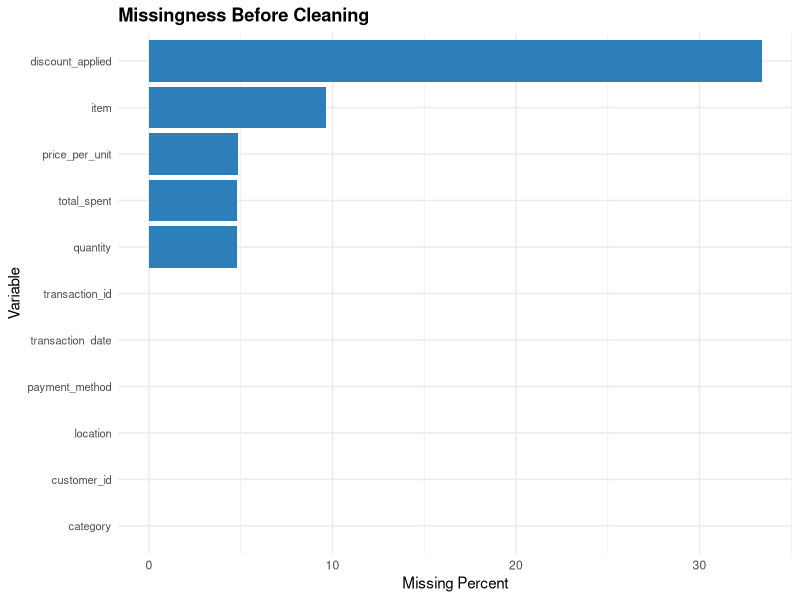
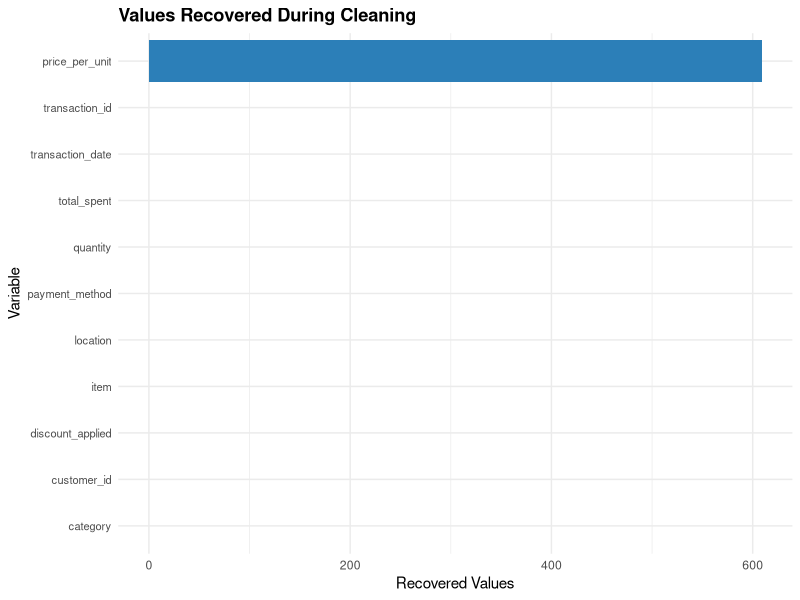
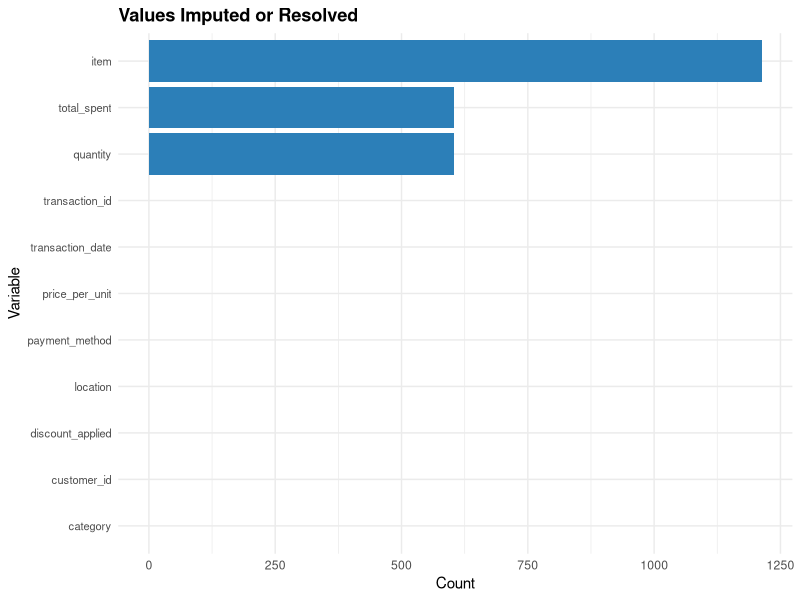
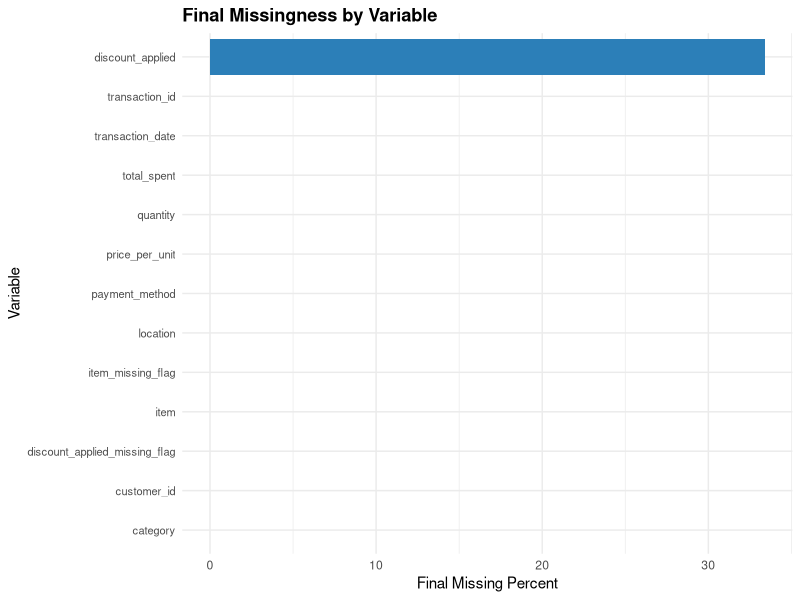
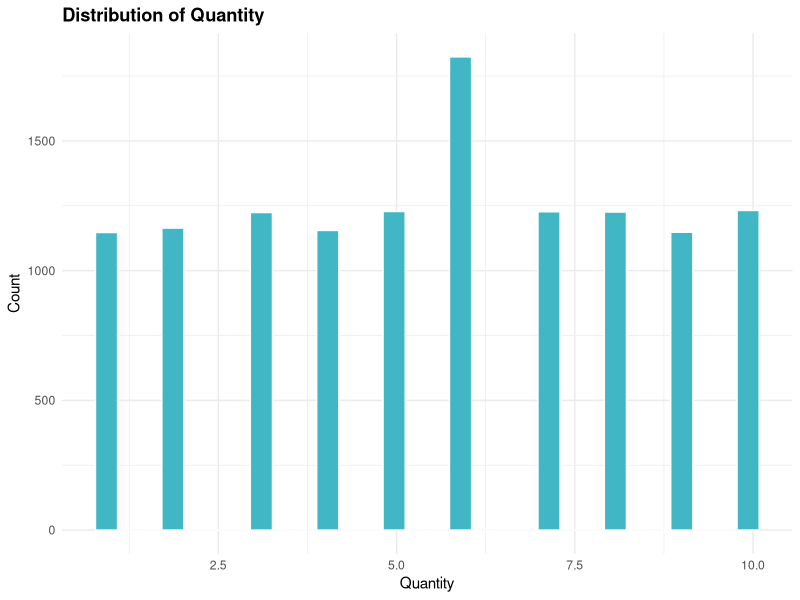
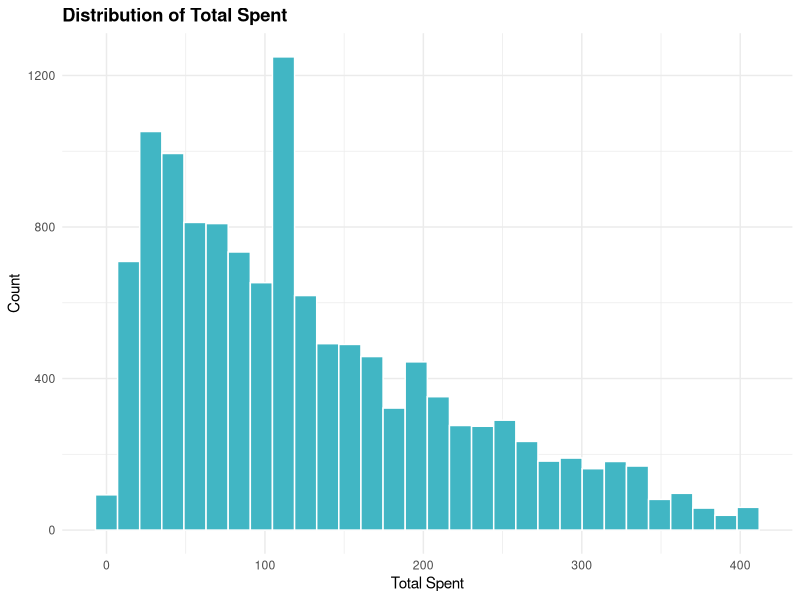

Reproduce these figures in R, in order.
## ---- chunk 1
knitr::opts_chunk$set(
  echo = FALSE,
  warning = FALSE,
  message = FALSE,
  fig.width = 7,
  fig.height = 4.5,
  dpi = 300
)

library(readr)
library(dplyr)
library(knitr)
library(ggplot2)
library(flextable)
library(officer)
library(scales)

theme_set(theme_minimal(base_size = 11))

make_table <- function(data, caption = NULL) {
  flextable(data) |>
    set_caption(caption = caption) |>
    autofit() |>
    fontsize(size = 9, part = "all") |>
    align(align = "center", part = "all") |>
    theme_vanilla()
}
## ---- chunk 2
diagnostics_overview <- read_csv(
  "outputs/diagnostics_overview.csv",
  show_col_types = FALSE
)

make_table(
  diagnostics_overview,
  "Pipeline Diagnostics Overview"
)
## ---- chunk 3
missing_summary <- read_csv(
  "outputs/missing_summary.csv",
  show_col_types = FALSE
)

make_table(
  missing_summary,
  "Missingness Summary Before Cleaning"
)
## ---- chunk 4
ggplot(
  missing_summary,
  aes(
    x = reorder(variable, missing_percent),
    y = missing_percent
  )
) +
  geom_col(fill = "#2C7FB8") +
  coord_flip() +
  labs(
    title = "Missingness Before Cleaning",
    x = "Variable",
    y = "Missing Percent"
  ) +
  theme(
    plot.title = element_text(face = "bold"),
    axis.text.y = element_text(size = 8)
  )
## ---- chunk 5
missing_comparison <- read_csv(
  "outputs/missing_comparison.csv",
  show_col_types = FALSE
)

make_table(
  missing_comparison,
  "Missingness Before and After Cleaning"
)
## ---- chunk 6
ggplot(
  missing_comparison,
  aes(
    x = reorder(variable, recovered),
    y = recovered
  )
) +
  geom_col(fill = "#2C7FB8") +
  coord_flip() +
  labs(
    title = "Values Recovered During Cleaning",
    x = "Variable",
    y = "Recovered Values"
  ) +
  theme(
    plot.title = element_text(face = "bold"),
    axis.text.y = element_text(size = 8)
  )
## ---- chunk 7
imputation_comparison <- read_csv(
  "outputs/missing_imputation_comparison.csv",
  show_col_types = FALSE
)

make_table(
  imputation_comparison,
  "Missingness Before and After Imputation"
)
## ---- chunk 8
ggplot(
  imputation_comparison,
  aes(
    x = reorder(variable, imputed_or_resolved),
    y = imputed_or_resolved
  )
) +
  geom_col(fill = "#2C7FB8") +
  coord_flip() +
  labs(
    title = "Values Imputed or Resolved",
    x = "Variable",
    y = "Count"
  ) +
  theme(
    plot.title = element_text(face = "bold"),
    axis.text.y = element_text(size = 8)
  )
## ---- chunk 9
final_missingness <- read_csv(
  "outputs/final_missingness_summary.csv",
  show_col_types = FALSE
)

make_table(
  final_missingness,
  "Final Missingness Summary"
)
## ---- chunk 10
ggplot(
  final_missingness,
  aes(
    x = reorder(variable, missing_percent_final),
    y = missing_percent_final
  )
) +
  geom_col(fill = "#2C7FB8") +
  coord_flip() +
  labs(
    title = "Final Missingness by Variable",
    x = "Variable",
    y = "Final Missing Percent"
  ) +
  theme(
    plot.title = element_text(face = "bold"),
    axis.text.y = element_text(size = 8)
  )
## ---- chunk 11
final_data <- read_csv(
  "outputs/final_cleaned_imputed_data.csv",
  show_col_types = FALSE
)

ggplot(final_data, aes(x = quantity)) +
  geom_histogram(
    bins = 30,
    fill = "#41B6C4",
    color = "white"
  ) +
  labs(
    title = "Distribution of Quantity",
    x = "Quantity",
    y = "Count"
  ) +
  theme(
    plot.title = element_text(face = "bold")
  )
## ---- chunk 12
ggplot(final_data, aes(x = total_spent)) +
  geom_histogram(
    bins = 30,
    fill = "#41B6C4",
    color = "white"
  ) +
  labs(
    title = "Distribution of Total Spent",
    x = "Total Spent",
    y = "Count"
  ) +
  theme(
    plot.title = element_text(face = "bold")
  )
## ---- chunk 13
validation_summary <- read_csv(
  "outputs/imputation_validation_summary.csv",
  show_col_types = FALSE
)

make_table(
  validation_summary,
  "Validation Summary After Imputation"
)
